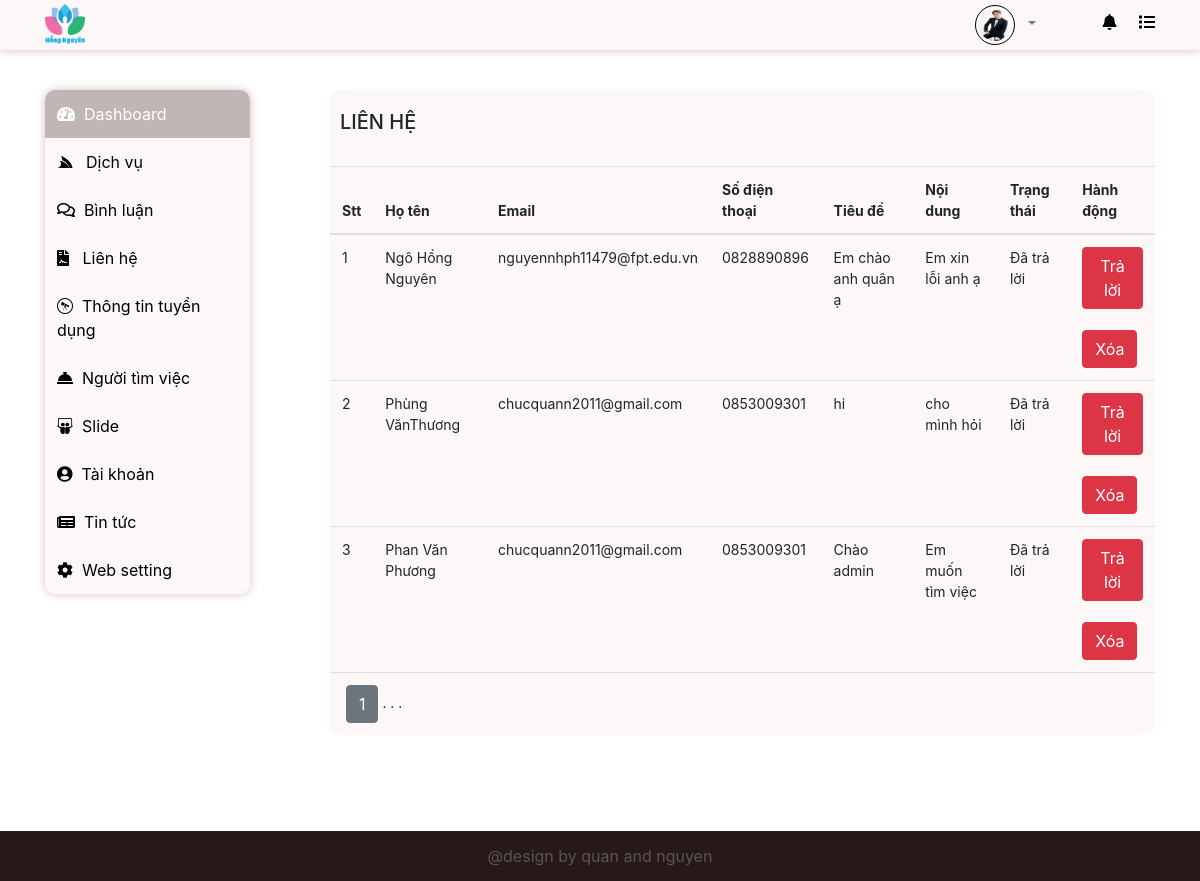
Page /admin/lien_he/index.php (signed in) on the committed database.
### tables this page shows
CREATE TABLE `lien_he` (
  `id` int(11) NOT NULL,
  `ho_ten` varchar(225) NOT NULL,
  `email` varchar(225) NOT NULL,
  `phone` varchar(225) NOT NULL,
  `tieu_de` varchar(225) NOT NULL,
  `noi_dung` varchar(225) NOT NULL,
  `tra_loi` bit(1) NOT NULL
);

### dao/pdo.php (called while the page is built, shortened)
<?php
function connect()
{
    $host = "127.0.0.1";
    $dbname = "duan1";
    $db_username = "root";
    $db_password = "";
    return new PDO("mysql:host=$host;dbname=$dbname", $db_username, $db_password);
}
function selectAll($sql)
{
    $conne = connect();
    $stml = $conne->prepare($sql);
    $stml->execute();
    return $select = $stml->fetchAll();
}

### admin/lien_he/index.php (the view, shortened to what this page needs)
<?php
require_once('../../dao/pdo.php');
if (!isset($_GET['product'])) {
    $product = 1;
} else {
    $product = $_GET['product'];
    if (!is_numeric($product) || $product <= 0) {
        header("Location:" . BASE_URL);
    }
}
$data = 6;
$sql = "SELECT count(*) FROM `tin_tuc`";
$conn = connect();
$result = $conn->prepare($sql);
$result->execute();
$number = $result->fetchColumn();
$page = ceil($number / $data);
$tin = ($product - 1) * $data;
?>
<!DOCTYPE html>
<html lang="en">
<head>
    <?php include('../../link/style.php') ?>
    <link rel="stylesheet" href="../../content/css.css">
</head>
<body>
    <?php include('../layout/header.php'); ?>
    <div class="container-fluid" style="margin-bottom:80px;">
        <div class="container">
            <div class="row">
                <div class="col-md-3">
                    <?php include('../layout/menu.php'); ?>
                </div>
                <div class="col-md-9" style="margin-top: 40px;">
                    <div class="content_admin" style="width: 100%;background-color: #fdf7f7;border-radius: 10px;">
                        <div class="tieu_de" style="padding: 20px 0 0 10px;">
                            <h5>LIÊN HỆ</h5>
                        </div>
                        <br>
                        <table class="table" style="font-size: 14px">
                            <thead>
                                <tr>
                                    <th>Stt</th>
                                    <th>Họ tên</th>
                                    <th>Email</th>
                                    <th>Số điện thoại</th>
                                    <th>Tiêu đề</th>
                                    <th>Nội dung</th>
                                    <th>Trạng thái</th>
                                    <th>Hành động</th>
                                </tr>
                            </thead>
                            <tbody>
                                <?php
                                $stt = 0;
                                foreach (selectAll("SELECT * FROM lien_he ORDER BY id ASC LIMIT $tin,$data") as $item) {
                                ?>
                                    <tr>
                                        <td><?= $stt += 1 ?></td>
                                        <td><?= $item['ho_ten'] ?></td>
                                        <td><?= $item['email'] ?></td>
                                        <td><?= $item['phone'] ?></td>
                                        <td><?= $item['tieu_de'] ?></td>
                                        <td><?= $item['noi_dung'] ?></td>
                                        <td>
                                            <?php if ($item['tra_loi'] == 0) {
                                                echo "Chưa trả lời";
                                            } else {
                                                echo "Đã trả lời";
                                            } ?>
                                        </td>
                                        <td>
                                            <a href="tra_loi.php?id=<?= $item['id'] ?>" class="btn btn-danger">Trả lời</a><br><br>
                                            <a href="index.php?id=<?= $item['id'] ?>" class="btn btn-danger" onclick="return confirm('Bạn muốn xóa thật chứ?')">Xóa</a>
                                        </td>
                                    </tr>
                                <?php
                                }
                                ?>
                            </tbody>
                            <tfoot>
                                <tr>
                                    <td colspan="12">
                                        <?php
                                        for ($t = 1; $t <= $page; $t++) { ?>
                                            &nbsp;<a name="" id="" class="btn btn-secondary" href="index.php?product=<?= $t ?>" role="button"> <?= $t ?></a>
                                        <?php
                                        }
                                        ?>
                                        . . .
                                    </td>
                                </tr>
                            </tfoot>
                        </table>
                    </div>
                </div>
            </div>
        </div>
    </div>
    <?php include('../layout/footer.php'); ?>
</body>
</html>

### rows in the picture
lien_he: stt "1", ho_ten "Ngô Hồng Nguyên", email "nguyennhph11479@fpt.edu.vn", phone "0828890896", tieu_de "Em chào anh quân ạ", noi_dung "Em xin lỗi anh ạ", tra_loi "Đã trả lời"
lien_he: stt "2", ho_ten "Phùng VănThương", email "chucquann2011@gmail.com", phone "0853009301", tieu_de "hi", noi_dung "cho mình hỏi", tra_loi "Đã trả lời"
lien_he: stt "3", ho_ten "Phan Văn Phương", email "chucquann2011@gmail.com", phone "0853009301", tieu_de "Chào admin", noi_dung "Em muốn tìm việc", tra_loi "Đã trả lời"
